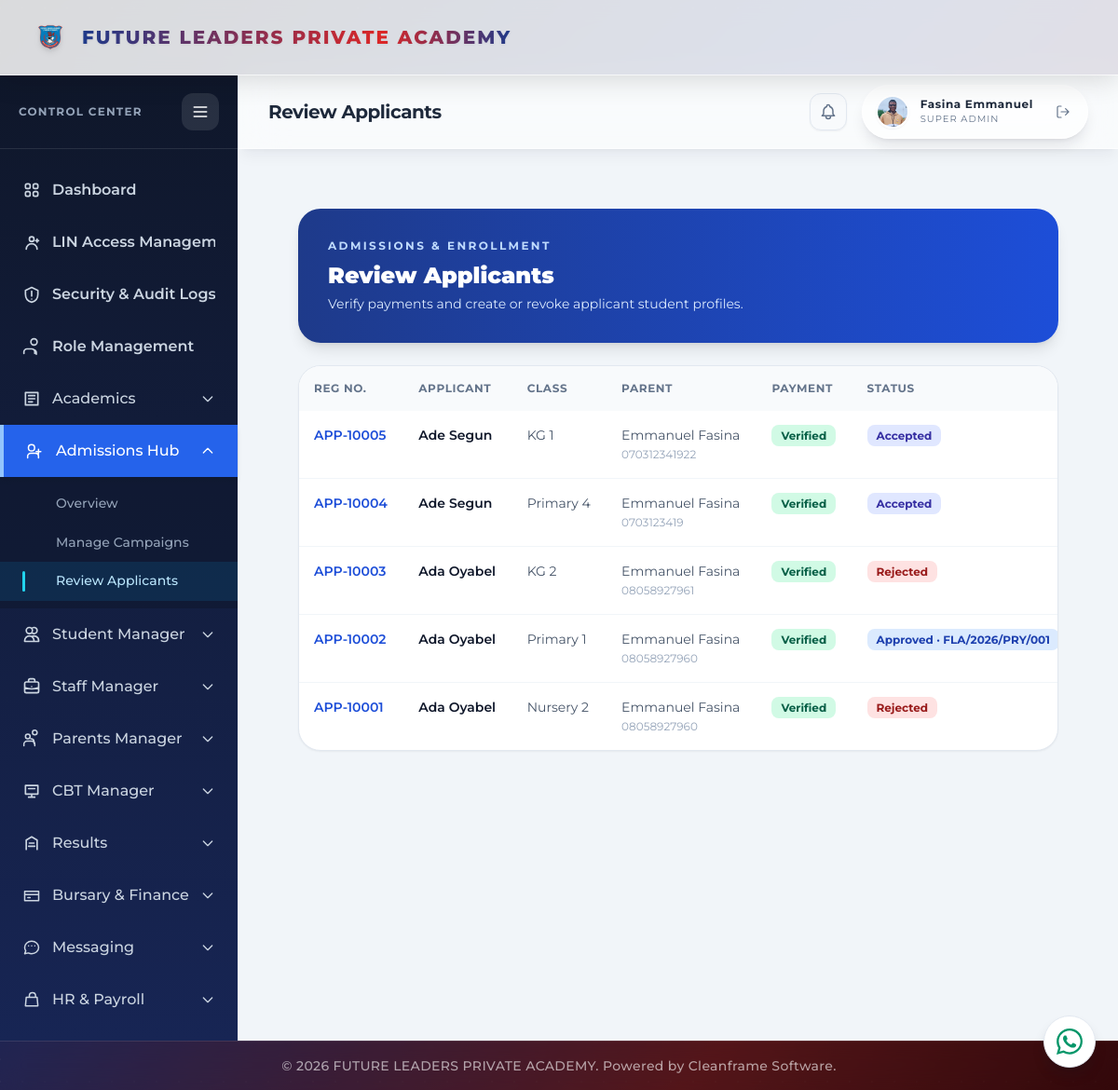
Page /admissions/applicants/ (signed in) on the committed database.
### portal/models.py (models this page shows, shortened)
class Applicant(models.Model):
    PAYMENT_STATUS_CHOICES = [('Pending', 'Pending'), ('Verified', 'Verified')]
    ADMISSION_STATUS_CHOICES = [('Pending', 'Pending'), ('Verified', 'Verified'), ('Approved', 'Approved'), ('Accepted', 'Accepted'), ('Rejected', 'Rejected')]
    SCHOOL_TYPE_CHOICES = [('None', 'First School (No Previous School)'), ('Public', 'Public'), ('Private', 'Private')]
    campaign = models.ForeignKey(AdmissionCampaign, on_delete=models.CASCADE, related_name='applicants')
    temp_reg_number = models.CharField(max_length=50, unique=True, blank=True)
    first_name = models.CharField(max_length=50)
    last_name = models.CharField(max_length=50, verbose_name='Surname')
    other_name = models.CharField(max_length=50, blank=True)
    date_of_birth = models.DateField(null=True, blank=True)
    sex = models.CharField(max_length=100, choices=[('Male', 'Male'), ('Female', 'Female')], blank=True)
    nationality = models.CharField(max_length=50, default='Nigerian', blank=True)
    religion = models.CharField(max_length=100, choices=Student.RELIGION_CHOICES, blank=True)
    state_of_origin = models.CharField(max_length=50, blank=True)
    lga = models.CharField(max_length=80, blank=True)
    passport = models.ImageField(upload_to='applicant_passports/', max_length=255, blank=True, null=True)
    has_disability = models.BooleanField(default=False)
    disability_details = models.CharField(max_length=255, blank=True)
    school_type = models.CharField(max_length=50, choices=SCHOOL_TYPE_CHOICES, blank=True)
    previous_school = models.CharField(max_length=150, blank=True)
    present_class = models.CharField(max_length=50, blank=True)
    programme_of_study = models.CharField(max_length=50, choices=Student.PROGRAM_CHOICES, blank=True)
    intended_class = models.ForeignKey(ClassRoom, on_delete=models.PROTECT, related_name='applicants')
    parent_name = models.CharField(max_length=100, blank=True)
    parent_phone = models.CharField(max_length=100, blank=True)
    parent_email = models.EmailField(blank=True, null=True)
    father_name = models.CharField(max_length=100, blank=True)
    father_occupation = models.CharField(max_length=100, blank=True)
    father_job_title = models.CharField(max_length=100, blank=True)
    father_phone = models.CharField(max_length=100, blank=True)
    father_email = models.EmailField(blank=True, null=True)
    father_address = models.TextField(blank=True)
    mother_name = models.CharField(max_length=100, blank=True)
    mother_occupation = models.CharField(max_length=100, blank=True)
    mother_job_title = models.CharField(max_length=100, blank=True)
    mother_phone = models.CharField(max_length=100, blank=True)
    mother_email = models.EmailField(blank=True, null=True)
    mother_address = models.TextField(blank=True)
    next_of_kin_name = models.CharField(max_length=120, blank=True)
    next_of_kin_relationship = models.CharField(max_length=50, blank=True)
    next_of_kin_phone = models.CharField(max_length=100, blank=True)
    payment_status = models.CharField(max_length=100, choices=PAYMENT_STATUS_CHOICES, default='Pending')
    admission_status = models.CharField(max_length=100, choices=ADMISSION_STATUS_CHOICES, default='Pending')
    enrolled_student = models.OneToOneField('Student', on_delete=models.SET_NULL, null=True, blank=True, related_name='applicant_record')
    provisioned_parent = models.OneToOneField('Parent', on_delete=models.SET_NULL, null=True, blank=True, related_name='applicant_parent_record')
    student_id = models.CharField(max_length=100, blank=True)
    parent_id = models.CharField(max_length=100, blank=True)
    submitted_at = models.DateTimeField(auto_now_add=True)
    class Meta:
        ordering = ['-submitted_at']

class ClassRoom(models.Model):
    SECTION_CHOICES = [
        ('KG', 'Kindergarten'),
        ('Nursery', 'Nursery'),
        ('Primary', 'Primary'),
    ]
    name = models.CharField(max_length=50, unique=True)  # e.g., "Primary 4", "KG 2"
    section = models.CharField(max_length=100, choices=SECTION_CHOICES)
    level_number = models.IntegerField(null=True, blank=True) # e.g., 1, 2, 3, 4, 6 (skipping 5)
    sequence = models.IntegerField(null=True, blank=True)
    is_terminal = models.BooleanField(default=False)
    next_class = models.ForeignKey('self', on_delete=models.SET_NULL, null=True, blank=True, related_name='previous_classes')
    class_teacher = models.ForeignKey('Teacher', on_delete=models.SET_NULL, null=True, blank=True, related_name='assigned_class')

class Student(models.Model):
    SEX_CHOICES = [
        ('Male', 'Male'),
        ('Female', 'Female'),
    ]
    PROGRAM_CHOICES = [
        ('Kindergarten (KG)', 'Kindergarten (KG)'),
        ('Nursery (NUR)', 'Nursery (NUR)'),
        ('Primary (PRY)', 'Primary (PRY)'),
    ]
    RELIGION_CHOICES = [
        ('Christianity', 'Christianity'),
        ('Islam', 'Islam'),
        ('Other', 'Other'),
    ]
    STATUS_CHOICES = [
        ('Active', 'Active'),
        ('Student', 'Student'),
        ('Transferred', 'Transferred'),
        ('Expelled', 'Expelled'),
        ('Graduated', 'Graduated'),
    ]
    student_id = models.CharField(max_length=100, unique=True, blank=True)
    lin = models.CharField(max_length=50, unique=True, blank=True, null=True)
    is_lin_visible = models.BooleanField(default=False)
    first_name = models.CharField(max_length=50)
    last_name = models.CharField(max_length=50, verbose_name='Surname')
    other_name = models.CharField(max_length=50, blank=True, null=True)
    sex = models.CharField(max_length=100, choices=SEX_CHOICES)
    date_of_birth = models.DateField()
    state_of_origin = models.CharField(max_length=50)
    lga_of_origin = models.CharField(max_length=50)
    program = models.CharField(max_length=50, choices=PROGRAM_CHOICES)
    current_class = models.ForeignKey('ClassRoom', on_delete=models.SET_NULL, null=True, blank=True, related_name='students')
    passport = models.ImageField(upload_to='student_passports/', max_length=255, blank=True, null=True)
    physically_challenged = models.BooleanField(default=False)
    phone_number = models.CharField(max_length=100, blank=True, null=True)
    religion = models.CharField(max_length=100, choices=RELIGION_CHOICES, blank=True, null=True)
    email = models.EmailField(blank=True, null=True)
    status = models.CharField(max_length=100, choices=STATUS_CHOICES, default='Student')
    date_enrolled = models.DateField(auto_now_add=True)
    consecutive_absence_flag = models.BooleanField(default=False)
    teacher_comment = models.TextField(blank=True, default='')
    parent = models.ForeignKey('Parent', on_delete=models.SET_NULL, null=True, blank=True, related_name='children')
    user = models.OneToOneField(settings.AUTH_USER_MODEL, on_delete=models.SET_NULL, null=True, blank=True, related_name='student_record')

### portal/views.py (the view, shortened to what this page needs)
# urls.py: path('admissions/applicants/', views.review_applicants_view, name='review_applicants'),
@login_required(login_url='login')
@registrar_required
def review_applicants_view(request):
    return render(request, 'portal/review_applicants.html', {
        'applicants': Applicant.objects.select_related('campaign', 'intended_class', 'enrolled_student'),
    })

### portal/context_processors.py (called while the page is built)
def _portal_name_parts(user):
    for relation_name in ('teacher_record', 'student_record', 'parent_record'):
        record = getattr(user, relation_name, None)
        if record:
            first_name = (getattr(record, 'first_name', '') or '').strip()
            last_name = (getattr(record, 'last_name', '') or '').strip()
            if first_name or last_name:
                return first_name, last_name
    return user.first_name.strip(), user.last_name.strip()

def _portal_picture_url(user):
    candidates = [
        getattr(getattr(user, 'account_profile', None), 'profile_picture', None),
        getattr(getattr(user, 'student_record', None), 'passport', None),
        getattr(getattr(user, 'teacher_record', None), 'passport', None),
    ]
    for picture in candidates:
        if picture:
            try:
                if picture.storage.exists(picture.name):
                    return picture.url
            except (OSError, ValueError):
                continue
    return ''

### portal/templates/portal/review_applicants.html (shortened to what this page needs)
{% extends 'portal/base.html' %}
{% block page_title %}Review Applicants{% endblock %}
{% block content %}
<div class="min-h-full bg-slate-100 p-6 lg:p-8">
  <div class="mx-auto max-w-7xl space-y-6">
    <header class="rounded-3xl bg-gradient-to-r from-blue-900 to-blue-700 p-8 text-white shadow-lg">
      <p class="text-xs font-bold uppercase tracking-[0.2em] text-blue-200">Admissions &amp; Enrollment</p>
      <h1 class="mt-2 text-2xl font-black">Review Applicants</h1>
      <p class="mt-1 text-sm text-blue-100">Verify payments and create or revoke applicant student profiles.</p>
    </header>
    <section class="overflow-hidden rounded-3xl border border-slate-200 bg-white shadow-sm">
      <div class="overflow-x-auto">
        <table class="w-full min-w-[1100px] text-left text-sm">
          <thead class="bg-slate-50 text-xs font-bold uppercase tracking-wider text-slate-500"><tr><th class="p-4">Reg No.</th><th class="p-4">Applicant</th><th class="p-4">Class</th><th class="p-4">Parent</th><th class="p-4">Payment</th><th class="p-4">Status</th><th class="p-4 text-right">Actions</th></tr></thead>
          <tbody class="divide-y divide-slate-100">
            {% for applicant in applicants %}
            <tr class="align-top hover:bg-slate-50/70">
              <td class="p-4 font-mono font-semibold text-blue-700">{{ applicant.temp_reg_number }}</td>
              <td class="p-4 font-semibold text-slate-900">{{ applicant.first_name }} {{ applicant.last_name }}</td>
              <td class="p-4 text-slate-600">{{ applicant.intended_class.name }}</td>
              <td class="p-4 text-slate-600">{{ applicant.parent_name }}<br><span class="text-xs text-slate-400">{{ applicant.parent_phone }}</span></td>
              <td class="p-4">{% if applicant.payment_status == 'Verified' %}<span class="rounded-lg bg-emerald-100 px-2.5 py-1 text-xs font-bold text-emerald-800">Verified</span>{% else %}<span class="rounded-lg bg-amber-100 px-2.5 py-1 text-xs font-bold text-amber-800">Pending</span>{% endif %}</td>
              <td class="p-4">{% if applicant.admission_status == 'Approved' %}<span class="rounded-lg bg-blue-100 px-2.5 py-1 text-xs font-bold text-blue-800">Approved{% if applicant.enrolled_student %} · {{ applicant.enrolled_student.student_id }}{% endif %}</span>{% elif applicant.admission_status == 'Accepted' %}<span class="rounded-lg bg-indigo-100 px-2.5 py-1 text-xs font-bold text-indigo-800">Accepted</span>{% elif applicant.admission_status == 'Rejected' %}<span class="rounded-lg bg-red-100 px-2.5 py-1 text-xs font-bold text-red-800">Rejected</span>{% elif applicant.admission_status == 'Verified' %}<span class="rounded-lg bg-emerald-100 px-2.5 py-1 text-xs font-bold text-emerald-800">Verified</span>{% else %}<span class="rounded-lg bg-amber-100 px-2.5 py-1 text-xs font-bold text-amber-800">Pending</span>{% endif %}</td>
            </tr>
            {% empty %}
            <tr><td colspan="7" class="p-12 text-center text-sm text-slate-500">No applicants have applied yet.</td></tr>
            {% endfor %}
          </tbody>
        </table>
      </div>
    </section>
  </div>
</div>
{% endblock %}

### portal/static/portal/css/global.css (style rules this page uses)
html, body, body *, button, input, select, textarea, optgroup { font-family: 'Montserrat' !important; }
html { font-synthesis: none; overflow-x: hidden; }
body { overflow-x: hidden; overflow-wrap: normal; }
:is(.rounded-full, .status-badge, .exam-status-badge, span[class*='rounded-lg']) { white-space: nowrap; overflow-wrap: normal; }

### rows in the picture
Applicant: temp_reg_number "APP-10005", first_name "Ade", last_name "Segun", intended_class.name "KG 1", parent_name "Emmanuel Fasina", parent_phone "070312341922", payment_status "Verified", admission_status "Accepted"
Applicant: temp_reg_number "APP-10004", first_name "Ade", last_name "Segun", intended_class.name "Primary 4", parent_name "Emmanuel Fasina", parent_phone "0703123419", payment_status "Verified", admission_status "Accepted"
Applicant: temp_reg_number "APP-10003", first_name "Ada", last_name "Oyabel", intended_class.name "KG 2", parent_name "Emmanuel Fasina", parent_phone "08058927961", payment_status "Verified", admission_status "Rejected"
Applicant: temp_reg_number "APP-10002", first_name "Ada", last_name "Oyabel", intended_class.name "Primary 1", parent_name "Emmanuel Fasina", parent_phone "08058927960", payment_status "Verified", enrolled_student.student_id "FLA/2026/PRY/001"
Applicant: temp_reg_number "APP-10001", first_name "Ada", last_name "Oyabel", intended_class.name "Nursery 2", parent_name "Emmanuel Fasina", parent_phone "08058927960", payment_status "Verified", admission_status "Rejected"

### other values in the picture
{{ portal_display_name }} "Fasina Emmanuel"
